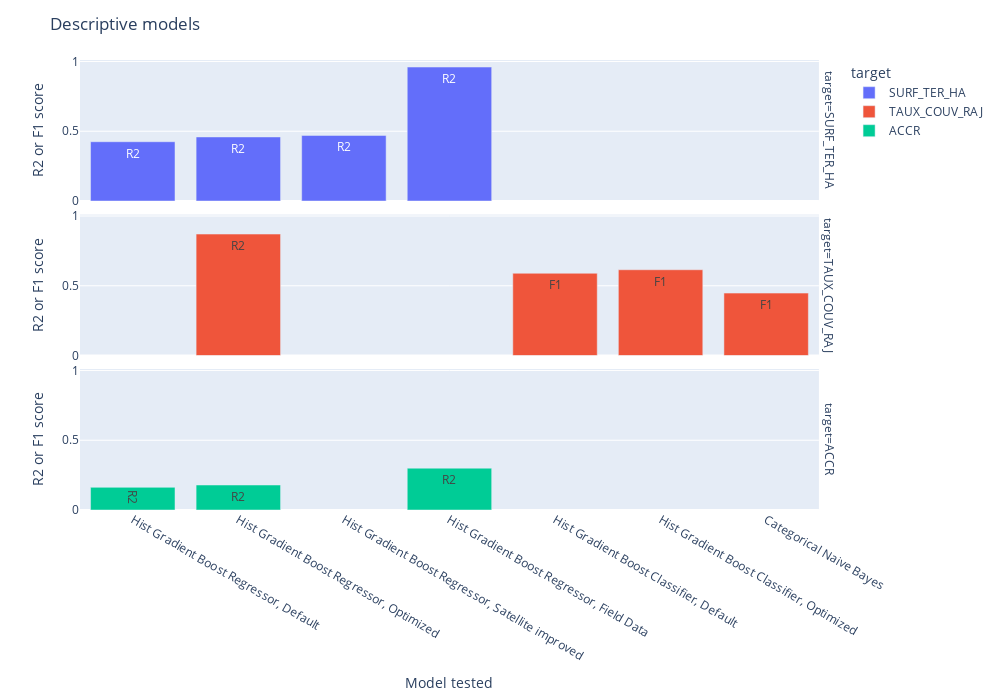

Notebook code cell kept with this figure:
### Code cell
fig = px.bar(x="model_name", y = "score", data_frame=scores,text='metric',color='target',facet_row='target',
             labels={"model_name":"Model tested", "score":"R2 or F1 score"},
             width=1000,height=700)
fig.update_layout(title="Descriptive models")
fig.show()

### Figure 1 — Plotly figure (JSON) as saved in the notebook; plotly's stock layout.template omitted (floating-point values rounded to 4 significant figures)
{"data": [{"alignmentgroup": "True", "hovertemplate": "target=SURF_TER_HA<br>Model tested=%{x}<br>R2 or F1 score=%{y}<br>metric=%{text}<extra></extra>", "legendgroup": "SURF_TER_HA", "marker": {"color": "#636efa", "pattern": {"shape": ""}}, "name": "SURF_TER_HA", "offsetgroup": "SURF_TER_HA", "orientation": "v", "showlegend": true, "text": ["R2", "R2", "R2", "R2"], "textposition": "auto", "type": "bar", "x": ["Hist Gradient Boost Regressor, Default", "Hist Gradient Boost Regressor, Optimized", "Hist Gradient Boost Regressor, Satellite improved", "Hist Gradient Boost Regressor, Field Data"], "xaxis": "x3", "y": [0.4249, 0.4592, 0.4701, 0.9603], "yaxis": "y3"}, {"alignmentgroup": "True", "hovertemplate": "target=TAUX_COUV_RAJ<br>Model tested=%{x}<br>R2 or F1 score=%{y}<br>metric=%{text}<extra></extra>", "legendgroup": "TAUX_COUV_RAJ", "marker": {"color": "#EF553B", "pattern": {"shape": ""}}, "name": "TAUX_COUV_RAJ", "offsetgroup": "TAUX_COUV_RAJ", "orientation": "v", "showlegend": true, "text": ["F1", "F1", "F1", "R2"], "textposition": "auto", "type": "bar", "x": ["Hist Gradient Boost Classifier, Default", "Hist Gradient Boost Classifier, Optimized", "Categorical Naive Bayes", "Hist Gradient Boost Regressor, Optimized"], "xaxis": "x2", "y": [0.5895, 0.6147, 0.4474, 0.8706], "yaxis": "y2"}, {"alignmentgroup": "True", "hovertemplate": "target=ACCR<br>Model tested=%{x}<br>R2 or F1 score=%{y}<br>metric=%{text}<extra></extra>", "legendgroup": "ACCR", "marker": {"color": "#00cc96", "pattern": {"shape": ""}}, "name": "ACCR", "offsetgroup": "ACCR", "orientation": "v", "showlegend": true, "text": ["R2", "R2", "R2"], "textposition": "auto", "type": "bar", "x": ["Hist Gradient Boost Regressor, Default", "Hist Gradient Boost Regressor, Optimized", "Hist Gradient Boost Regressor, Field Data"], "xaxis": "x", "y": [0.1626, 0.1792, 0.3], "yaxis": "y"}], "layout": {"annotations": [{"font": {}, "showarrow": false, "text": "target=ACCR", "textangle": 90, "x": 0.98, "xanchor": "left", "xref": "paper", "y": 0.1567, "yanchor": "middle", "yref": "paper"}, {"font": {}, "showarrow": false, "text": "target=TAUX_COUV_RAJ", "textangle": 90, "x": 0.98, "xanchor": "left", "xref": "paper", "y": 0.5, "yanchor": "middle", "yref": "paper"}, {"font": {}, "showarrow": false, "text": "target=SURF_TER_HA", "textangle": 90, "x": 0.98, "xanchor": "left", "xref": "paper", "y": 0.8433, "yanchor": "middle", "yref": "paper"}], "barmode": "relative", "height": 700, "legend": {"title": {"text": "target"}, "tracegroupgap": 0}, "margin": {"t": 60}, "title": {"text": "Descriptive models"}, "width": 1000, "xaxis": {"anchor": "y", "domain": [0, 0.98], "title": {"text": "Model tested"}}, "xaxis2": {"anchor": "y2", "domain": [0, 0.98], "matches": "x", "showticklabels": false}, "xaxis3": {"anchor": "y3", "domain": [0, 0.98], "matches": "x", "showticklabels": false}, "yaxis": {"anchor": "x", "domain": [0, 0.3133], "title": {"text": "R2 or F1 score"}}, "yaxis2": {"anchor": "x2", "domain": [0.3433, 0.6567], "matches": "y", "title": {"text": "R2 or F1 score"}}, "yaxis3": {"anchor": "x3", "domain": [0.6867, 1.0], "matches": "y", "title": {"text": "R2 or F1 score"}}}}
